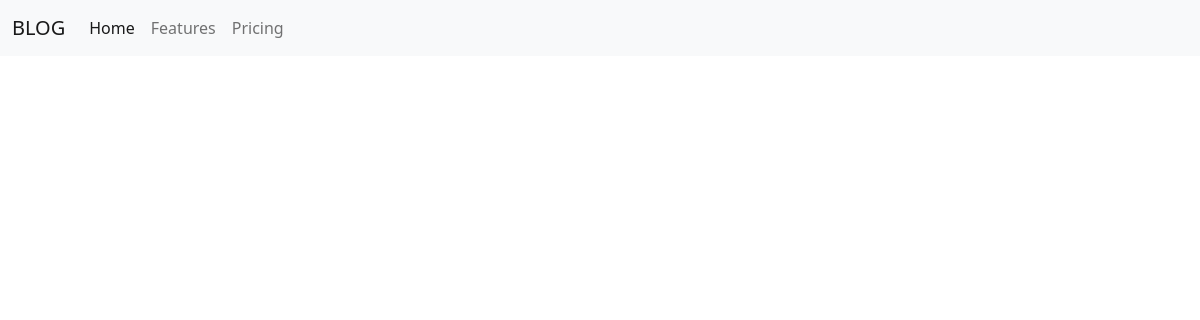
Before: / with the older database file.
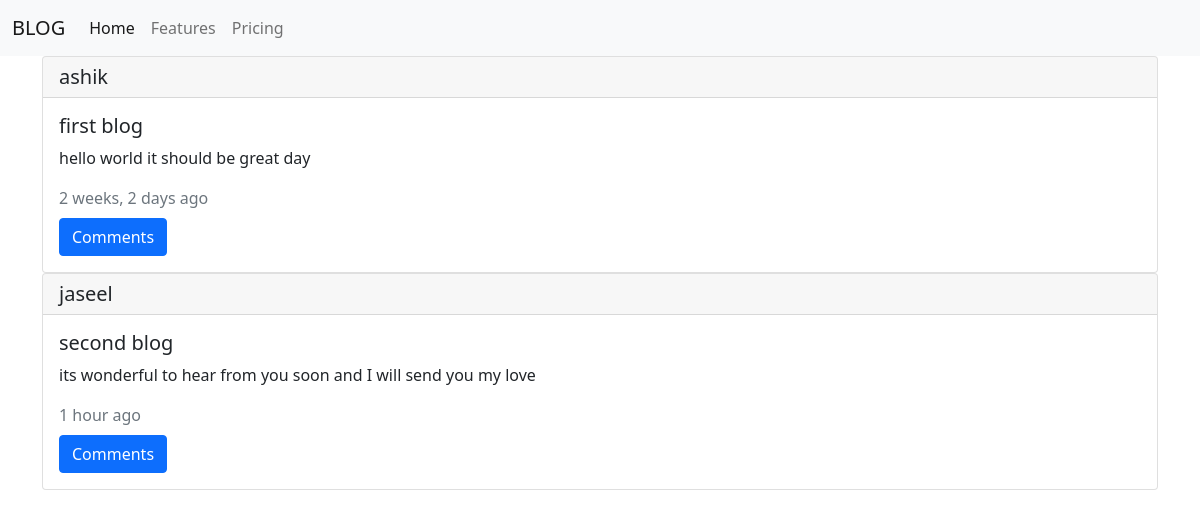
After: the same page with the newer database file.
### home/models.py (models this page shows, shortened)
class post(models.Model):
    author=models.TextField(max_length=10)
    title=models.TextField(max_length=50)
    description=models.TextField(max_length=200)
    published_on=models.DateTimeField( auto_now_add=False)

### home/views.py (the view)
# urls.py: path("", views.home_page, name="home_page"),
def home_page(request):
    blog=post.objects.all()
    return render(request,'home.html',{'data':blog ,'now':now()})

### templates/home.html
{% extends "layout.html" %}
{% block content %}
    {% include "blog_template.html" %}
{% endblock content %}

### templates/layout.html (shortened to what this page needs)
<!doctype html>
<html lang="en">
  <head>
    <link href="https://cdn.jsdelivr.net/npm/bootstrap@5.0.2/dist/css/bootstrap.min.css" rel="stylesheet">
  </head>
  <body>
    <nav class="navbar navbar-expand-lg navbar-light bg-light">
  <div class="container-fluid">
    <a class="navbar-brand" href="#">BLOG</a>
    <div class="collapse navbar-collapse" id="navbarNav">
      <ul class="navbar-nav">
        <li class="nav-item">
          <a class="nav-link active" aria-current="page" href="{% url "home_page" %}">Home</a>
        </li>
        <li class="nav-item">
          <a class="nav-link" href="#">Features</a>
        </li>
        <li class="nav-item">
          <a class="nav-link" href="#">Pricing</a>
        </li>
      </ul>
    </div>
  </div>
</nav>
    {% block content %}
    {% endblock content %}
  </body>
</html>

### templates/blog_template.html
{% block content %}
        <div class="container">
        {% for post in data %}
            <div class="card">
                <h5 class="card-header">{{post.author}}</h5>
                     <div class="card-body">
                          <h5 class="card-title">{{post.title}}</h5>
                          <p class="card-text">{{post.description}}</p>
                            <div class=" text-muted mb-2">
                                  {{ post.published_on|timesince:now }} ago
                            </div>
                          <a href="{% url "comment_section" %}" class="btn btn-primary">Comments</a>
                    </div>
            </div>
        {% endfor %}
    </div>
{% endblock content %}

Changed rows visible on the page:
added post: author "ashik", title "first blog", description "hello world it should be great day", published_on "2 weeks, 2 days"
added post: author "jaseel", title "second blog", description "its wonderful to hear from you soon and I will send you my love", published_on "1 hour"
